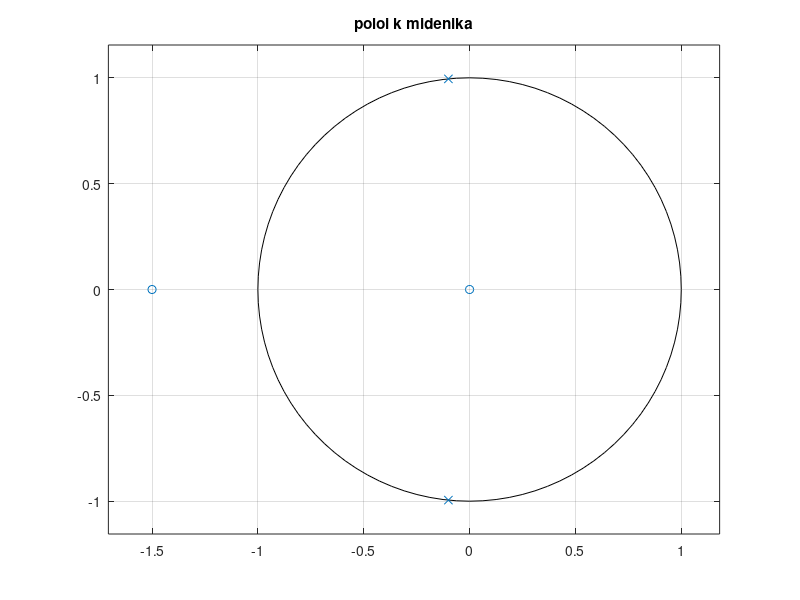
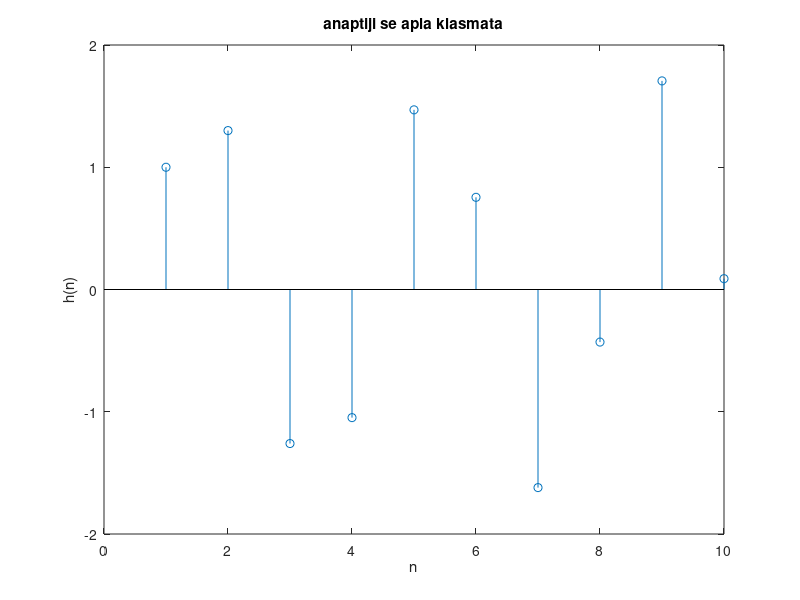
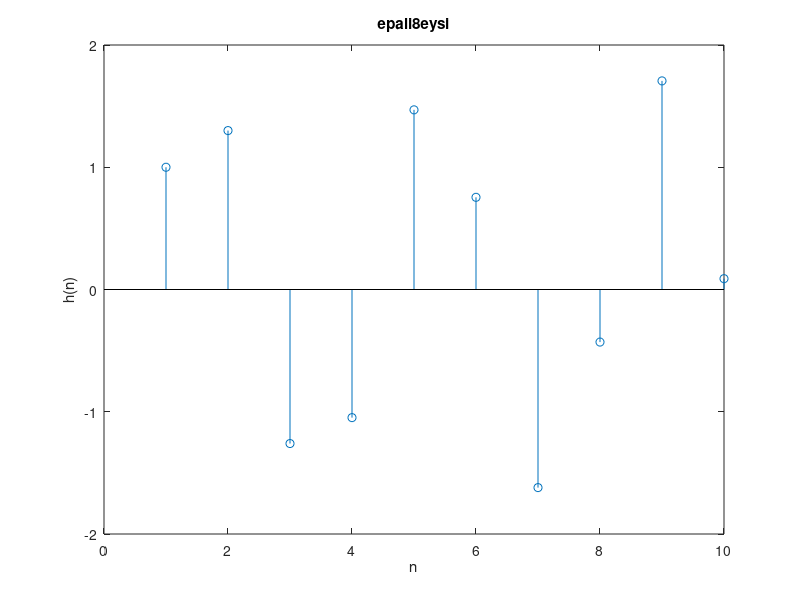

Reproduce these figures in MATLAB, in order.
function Ask1
  %ask1.a
  num=[1 , 1.5];
  den=[1 , 0.2, 1];

  figure(1);
  zplane(num,den);
  title("poloi k midenika");
  saveas(gcf, "ask_1a.jpg");
  
  %ask1.b
  n1 = 0:9;
  [R,p] = residuez(num,den);
  hn = R(1)*(p(1).^n1)+ R(2)*(p(2).^n1);
  
  figure(2);
  stem(hn);
  title("anaptiji se apla klasmata");
  xlabel("n");
  ylabel("h(n)");
  saveas(gcf,"ask1_b.jpg");
  
  %ask1.c
  n = [0:9];
  delta = zeros(1,length(n));
  delta(1,n==0) = 1;
  
  figure(3);
  stem(filter(num,den,delta));
  title("epali8eysi");
  xlabel("n");
  ylabel("h(n)");
  saveas(gcf,"ask1_c.jpg");
endfunction
